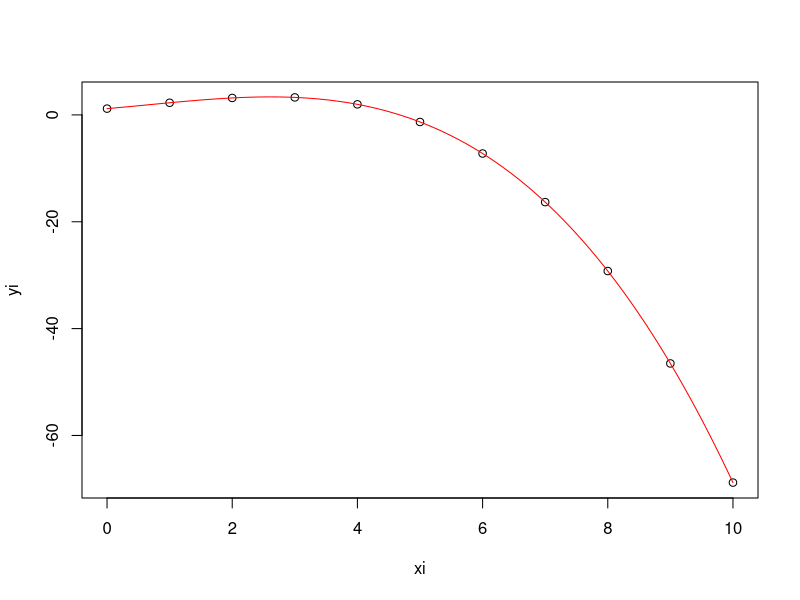

The R script that drew this image:
xi <- 0:10
yi <- pi + xi + 0.2*xi^2 - 0.1*xi^3 +rnorm(1, mean = 0, sd =1)

A <- matrix(nrow = 4, ncol = 4)
b <- vector()
A[1,1] <- length(xi); A[1,2] <- sum(xi); A[1,3] <- sum(xi^2); A[1,4] <- sum(xi^3)
A[2,1] <- sum(xi); A[2,2] <- sum(xi^2); A[2,3] <- sum(xi^3); A[2,4] <- sum(xi^4)
A[3,1] <- sum(xi^2); A[3,2] <- sum(xi^3); A[3,3] <- sum(xi^4); A[3,4] <- sum(xi^5)
A[4,1] <- sum(xi^3); A[4,2] <- sum(xi^4); A[4,3] <- sum(xi^5); A[4,4] <- sum(xi^6)

b[1] <- sum(yi); b[2] <-sum(xi*yi) ; b[3] <- sum(xi^2*yi) ; b[4] <- sum(xi^3*yi)

Coe <- solve(A,b)
print(solve(A,b)) #ra he so cua phuong trinh
plot(xi,yi)
x <- seq(0, 10, by =0.1)
lines(x, Coe[1] + Coe[2]*x + Coe[3]*x^2 + Coe[4]*x^3, col = 'red')
